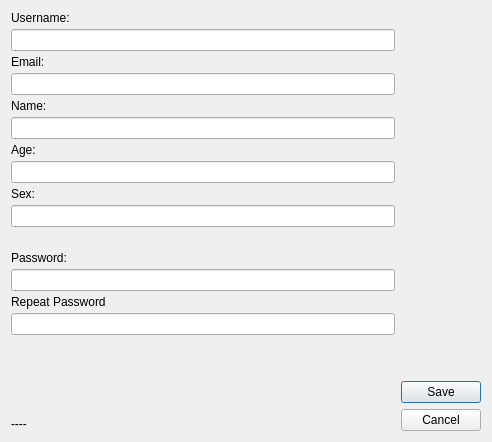
<?xml version="1.0" encoding="UTF-8"?>
<ui version="4.0">
 <class>RegistrationDialog</class>
 <widget class="QDialog" name="RegistrationDialog">
  <property name="geometry">
   <rect>
    <x>0</x>
    <y>0</y>
    <width>492</width>
    <height>442</height>
   </rect>
  </property>
  <property name="windowTitle">
   <string>Registration</string>
  </property>
  <layout class="QVBoxLayout" name="verticalLayout_3">
   <item>
    <layout class="QHBoxLayout" name="horizontalLayout_3">
     <item>
      <layout class="QVBoxLayout" name="verticalLayout">
       <property name="spacing">
        <number>4</number>
       </property>
       <item>
        <widget class="QLabel" name="usernameLabel">
         <property name="text">
          <string>Username:</string>
         </property>
        </widget>
       </item>
       <item>
        <widget class="QLineEdit" name="usernameEdit"/>
       </item>
       <item>
        <widget class="QLabel" name="emailLabel">
         <property name="text">
          <string>Email:</string>
         </property>
        </widget>
       </item>
       <item>
        <widget class="QLineEdit" name="emailEdit"/>
       </item>
       <item>
        <widget class="QLabel" name="nameLabel">
         <property name="text">
          <string>Name:</string>
         </property>
        </widget>
       </item>
       <item>
        <widget class="QLineEdit" name="nameEdit"/>
       </item>
       <item>
        <widget class="QLabel" name="ageLabel">
         <property name="text">
          <string>Age:</string>
         </property>
        </widget>
       </item>
       <item>
        <widget class="QLineEdit" name="ageEdit"/>
       </item>
       <item>
        <widget class="QLabel" name="sexLabel">
         <property name="text">
          <string>Sex:</string>
         </property>
        </widget>
       </item>
       <item>
        <widget class="QLineEdit" name="sexEdit"/>
       </item>
       <item>
        <spacer name="verticalSpacer_3">
         <property name="orientation">
          <enum>Qt::Vertical</enum>
         </property>
         <property name="sizeType">
          <enum>QSizePolicy::Minimum</enum>
         </property>
         <property name="sizeHint" stdset="0">
          <size>
           <width>20</width>
           <height>20</height>
          </size>
         </property>
        </spacer>
       </item>
       <item>
        <widget class="QLabel" name="passwordLabel1">
         <property name="text">
          <string>Password:</string>
         </property>
        </widget>
       </item>
       <item>
        <widget class="QLineEdit" name="passwordEdit1"/>
       </item>
       <item>
        <widget class="QLabel" name="passwordLabel2">
         <property name="text">
          <string>Repeat Password</string>
         </property>
        </widget>
       </item>
       <item>
        <widget class="QLineEdit" name="passwordEdit2"/>
       </item>
       <item>
        <spacer name="verticalSpacer_2">
         <property name="orientation">
          <enum>Qt::Vertical</enum>
         </property>
         <property name="sizeType">
          <enum>QSizePolicy::MinimumExpanding</enum>
         </property>
         <property name="sizeHint" stdset="0">
          <size>
           <width>20</width>
           <height>40</height>
          </size>
         </property>
        </spacer>
       </item>
       <item>
        <widget class="QLabel" name="statusLabel">
         <property name="text">
          <string>----</string>
         </property>
        </widget>
       </item>
      </layout>
     </item>
     <item>
      <layout class="QVBoxLayout" name="verticalLayout_2">
       <item>
        <spacer name="verticalSpacer">
         <property name="orientation">
          <enum>Qt::Vertical</enum>
         </property>
         <property name="sizeHint" stdset="0">
          <size>
           <width>20</width>
           <height>40</height>
          </size>
         </property>
        </spacer>
       </item>
       <item>
        <widget class="QPushButton" name="saveButton">
         <property name="text">
          <string>Save</string>
         </property>
        </widget>
       </item>
       <item>
        <widget class="QPushButton" name="cancelButton">
         <property name="text">
          <string>Cancel</string>
         </property>
        </widget>
       </item>
      </layout>
     </item>
    </layout>
   </item>
  </layout>
 </widget>
 <resources/>
 <connections/>
</ui>
